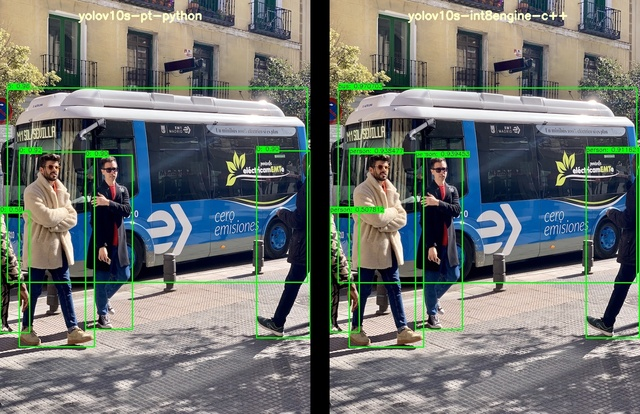
#> input picture images/image1.jpg, 640 x 414 px, shrunk from 1670 x 1080 before the run, given in place of zidane.jpg, which was not available
$ python concat_img_20240621150628.py
#> lines starting #> are read from the running program, lines starting #| are printed output that depends on the picture; pictures that were not available may be replaced by others from this repository, and a replacement may not be noted
import cv2
import numpy as np

def concatenate_images_with_spacing(img1_path, img2_path, output_path, spacing=50):
    # 读取两张图片
#> called with img1_path = 'build/output_images/zidane.jpg', img2_path = 'build/3.jpg', output_path = 'image2.jpg', spacing = 50
    img1 = cv2.imread(img1_path)
#> img1 is the input picture: shape (414, 640, 3); mean B, G, R 112.7, 117.6, 112.2
    img2 = cv2.imread(img2_path)
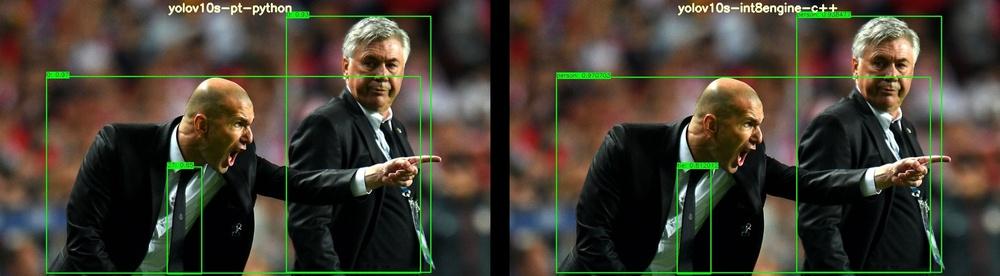
#> input picture images/image3.jpg, 1000 x 276 px, shrunk from 2610 x 720 before the run, given in place of 3.jpg, which was not available
#> img2 is the input picture: shape (276, 1000, 3); mean B, G, R 50.4, 62.1, 67.6

    # 确保两张图片的高度相同
    height = max(img1.shape[0], img2.shape[0])
#> height = 414
    width1 = img1.shape[1]
#> width1 = 640
    width2 = img2.shape[1]
#> width2 = 1000

    if img1.shape[0] < height:
        img1 = cv2.copyMakeBorder(img1, 0, height - img1.shape[0], 0, 0, cv2.BORDER_CONSTANT, value=(0, 0, 0))
    if img2.shape[0] < height:
        img2 = cv2.copyMakeBorder(img2, 0, height - img2.shape[0], 0, 0, cv2.BORDER_CONSTANT, value=(0, 0, 0))
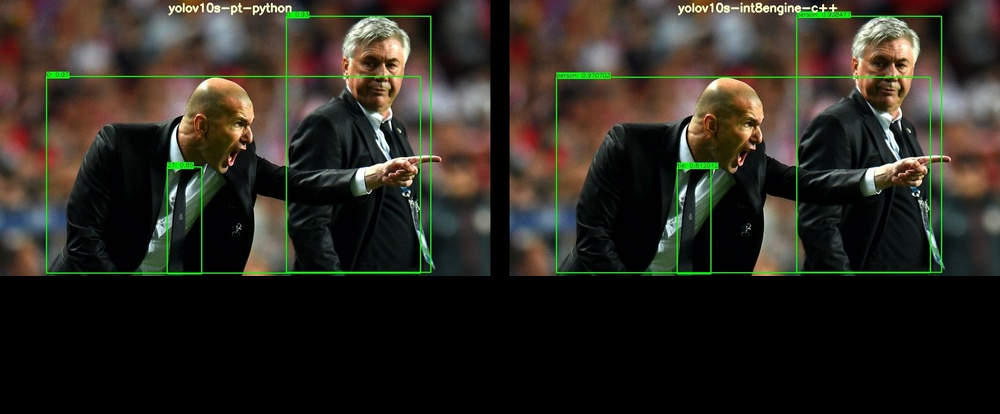
#> img2: shape (414, 1000, 3); mean B, G, R 33.6, 41.4, 45.1

    # 创建一个空白图像，用于在两张图片之间添加间隔
    blank_space = np.zeros((height, spacing, 3), dtype=np.uint8)

    # 拼接图片
    concatenated_img = np.hstack((img1, blank_space, img2))
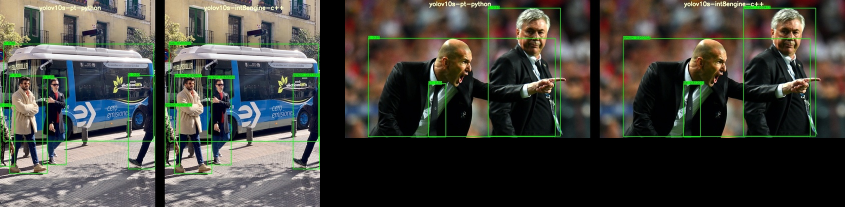
#> concatenated_img: shape (414, 1690, 3) (shown at 1/2 size); mean B, G, R 62.6, 69, 69.2


    # 在每张图片上方写上文字
    font = cv2.FONT_HERSHEY_SIMPLEX
    font_scale = 1
    font_color = (200, 255, 255)
    thickness = 3
    y_offset = 50

    cv2.putText(concatenated_img, 'yolov10s-pt-python', (width1 // 2 - 200, y_offset), font, font_scale, font_color, thickness)
    cv2.putText(concatenated_img, 'yolov10s-int8engine-c++', (width1 + width2 // 2 - 150, y_offset), font, font_scale, font_color, thickness)
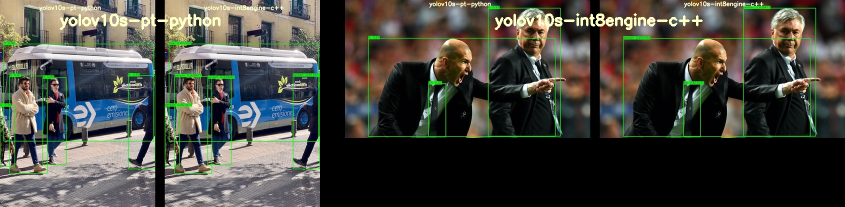
#> concatenated_img: shape (414, 1690, 3) (shown at 1/2 size); mean B, G, R 63.8, 70.8, 70.8

    # 保存拼接后的图片
    cv2.imwrite(output_path, concatenated_img)

if __name__ == "__main__":
    img1_path = 'build/output_images/zidane.jpg'
    img2_path = 'build/3.jpg'
    output_path = 'image2.jpg'

    concatenate_images_with_spacing(img1_path, img2_path, output_path)
